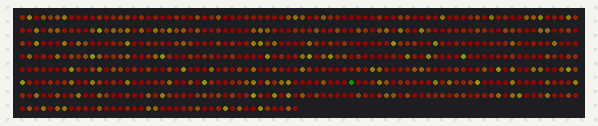
This sketch was run on a simulated Arduino Uno, built with avr-gcc and run on an emulated ATmega328P. Parts: 600 RGB LEDs in strip order, left to right, continuing on the next row. Dim RGB values are drawn brighter than linear; random numbers use the default seed unless the sketch sets one.

Above: at 14.69 s.
At 39.86 s:
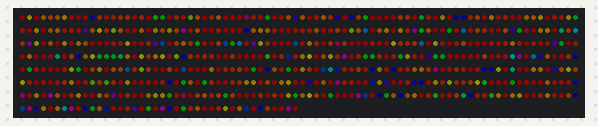

The sketch:

randLedColor.ino
```cpp
#include <Adafruit_NeoPixel.h>

const int ledPin = 2;
const int numLeds = 600;

Adafruit_NeoPixel strip = Adafruit_NeoPixel(numLeds, ledPin, NEO_GRB + NEO_KHZ800);

void setup() {
  strip.setBrightness(20);
  uint32_t randomColor;
  int i=0;
  while(i<numLeds){
    randomColor = strip.gamma32(strip.ColorHSV(random(0,65536/6)));
    //randomColor = strip.gamma32(strip.Color(random(1,255), random(1,255), random(1,255)));
    strip.setPixelColor(i, randomColor);
    strip.show();
    i++;
  }
  strip.begin();
}

void loop() {
  uint32_t randomColor;
  int i=random(0,numLeds);
  randomColor = strip.gamma32(strip.ColorHSV(random(0,65536)));
  strip.setPixelColor(i, randomColor);
  strip.show();
  delay(100);
}
```
